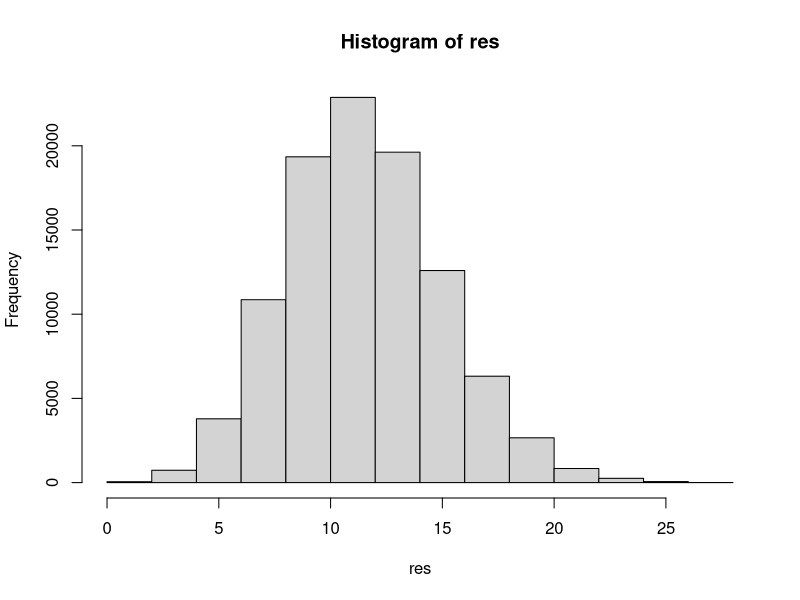
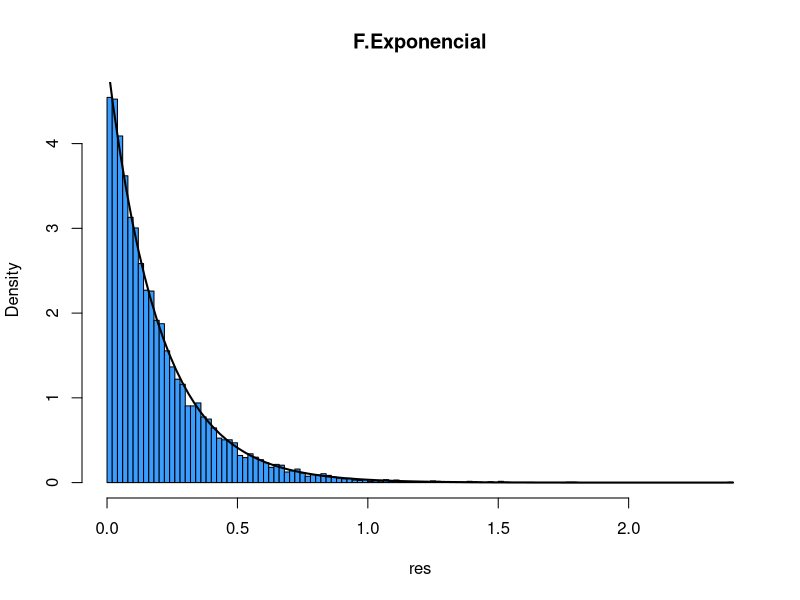
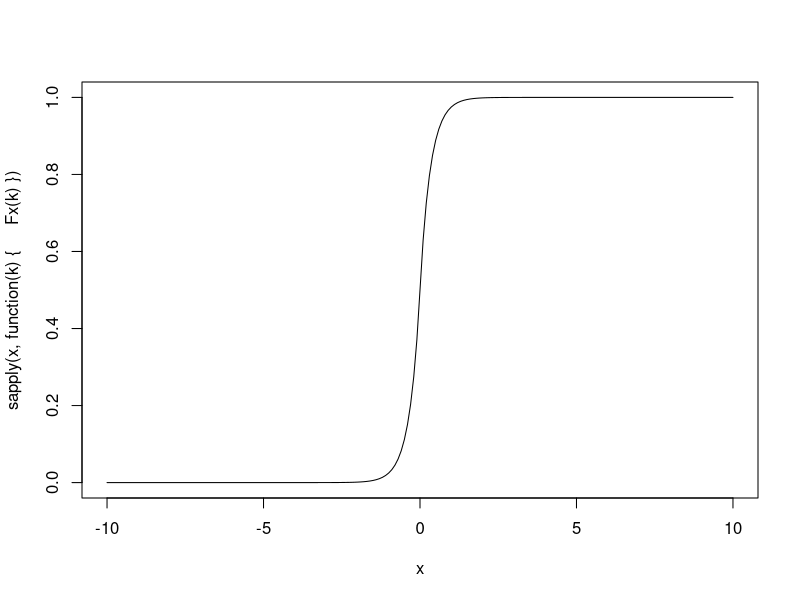
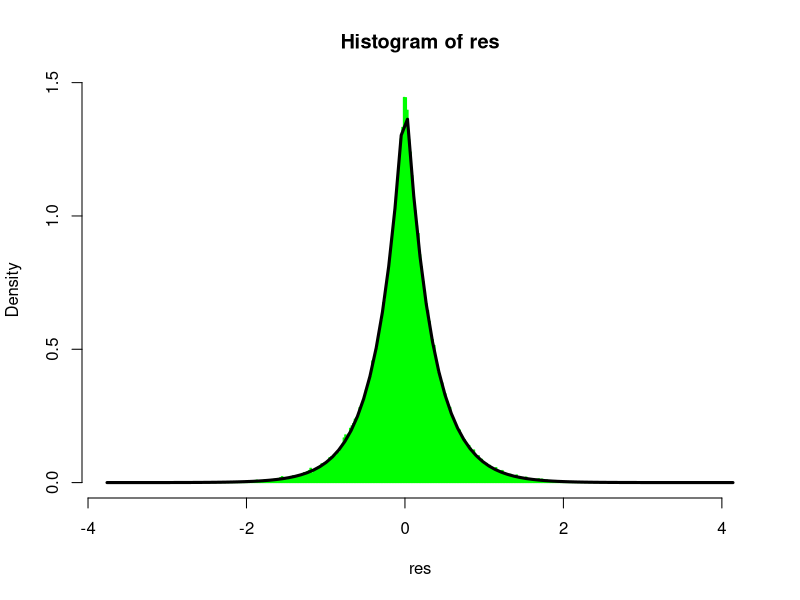

The R source for these figures, in order:
#generacion de v.a discretas

x_ran <- function(){
  p <- c(0.20, 0.15, 0.25, 0.40)
  pcum<-cumsum(p)
  U<- runif(1) #1 numero aleatroio entre 0 y 1
  if(U<pcum[1]){
    return(1)
  } else if (U<pcum[2]){
    return (2)
  }else if (U<pcum[3]){
    return (3)
  }else{
    return(4)
  }
}

res<-sapply(1: 100000, function(k){x_ran()})
res
table(res)/length(res) #frecuencia relativa:con qué frecuencia ocurre un valor en relación con el total de observaciones.

x_var<- function(p, x, n=1){
  return(as.numeric(as.character(cut(runif(n), breaks= c(0, cumsum(p)), labels=x))))
 
}
table(x_var(p=c(0.40, 0.25, 0.20, 0.15), x=c(4,3,2,1), n=1000000))#Usa table() para contar la frecuencia absoluta: # de veces que ocurre un valor 
#system.time(...) mide cuánto tiempo tarda en ejecutarse
system.time(sapply(1:1000000, function(k){x_ran()}))
system.time(x_var(p=c(0.10, 0.15, 0.25, 0.10, 0.40), x=c(-2, 2, 6, 10, 15), n=1000000))


#generacion de variables aleatorias Poisson
fun_poisson <- function(lambda){
  U<-runif(1)
  pk<- exp(-lambda)
  k<-0
  Fk<-0
  repeat{
    Fk<- Fk+pk
    if(U<Fk){
      return(k)
      break
    }
    k<-k+1
    pk<-(lambda/k)*pk
  
  }
}
res<-sapply(1:100000, function(k){fun_poisson(12)})
hist(res)
mean(res)

#Generacion de variables aleatorias binomial
fun_binomial<- function(n,p){
  U<- runif(1)
  pk <- (1-p)^n
  k<- Fk<- 0
  repeat{
    Fk<- Fk+pk
    if(U<Fk){
      return (k)
      break
    }
   
    pk<- ((n-k)/(k+1))*(p/(1-p))*pk
    k<- k+1
  }
}
table(sapply(1:100000, function(k){fun_binomial(16, 0.7)}))
mean(sapply(1:100000, function(k){fun_binomial(16, 0.7)}))
# implementar una funcion para simular una v.a. que provengan de una distribucion binomial negativa 

fun_binomial_negativa <- function(r, p){
  U <- runif(1)
  pk <- p^r
  k <- r
  Fk <- 0
  repeat{
    Fk <- Fk + pk
    if(U < Fk){
      return(k)
      break
    }
    pk <- (k*(1-p)/(k-r+1))*pk
    k <- k+1
  }
}

table(sapply(1:100000, function(k){fun_binomial_negativa(16, 0.7)}))
mean(sapply(1:100000, function(k){fun_binomial_negativa(16, 0.7)}))

#Metodo de aceptacion y rechazo
 Y<- c(1:10)
 p<- c(0.11, 0.12, 0.09, 0.08, 0.12, 0.10, 0.09,0.09, 0.10, 0.10)
 p<- c(0.20, 0.12, 0.09, 0.08, 0.12, 0.10, 0.09,0.09, 0.10, 0.01)
 sum(p)
fun_ar<- function(Y, p){
  q<-1/length(Y)
  c<- max(p/q)
  U1<- runif(1)
  Yr<- floor(length(Y)*U1)+1  #floor() redondea hacia abajo al entero más cercano 
  #Aceptacion y rechazo
  U2<- runif(1)
  #cat("Valor de Y:", Yr, "Razon:", p[Yr]/(c*q), "Aleatorio:", U2, "\n")
  if(U2<p[Yr]/(c*q)){
    Xr<- Yr # Aceptado
    return(c(Yr, Xr))
  } else {
    return(c(Yr, NA_integer_)) # Rechazado
  }
} 
#q facil de simular, q=0.10 cte para todos pues es tiene una distribucion uniforme discerta 
fun_ar(Y, p)

library(tidyverse)
res<-as.data.frame(t(sapply(1:100000, function(k){fun_ar(Y, p)})))
res %>% group_by(V1) %>% summarise(Conteo=n(), Rechazados=sum(is.na(V2))) %>%
  mutate(Porcentaje= Rechazados/Conteo, Teórico= 1-(p/(2*1/10)))
#1.2 0 2 es la probbailidad ,mas alta
table(res[! is.na(res)])/length(res[!is.na(res)])

length(res[is.na(res)])/length(res)# num de casos que se rechaza

#variables aleatorias exponenciales
#F(x)=1-exp(-lambda x)=u

fun_exp <- function (lambda){
  U<- runif(1)
  return((-1/lambda)*log(U))
}
res<-sapply(1:10000, function(k){fun_exp(lambda=5)})
hist(res, freq= FALSE, col="#389dff", breaks= "FD", main= "F.Exponencial")
# funcion de densidad
fx<- function(x){
  lambda<- 5
  return(lambda*exp(-lambda*x))
}
curve(fx, lwd=2, add=TRUE) #graficar una funcion en una curva, add es agregar la curva al grafico existente
 #Funcion de Distribucion de laplace
fx<- function(x){
  lambda<- 3
  return((lambda/2)*exp(-lambda*abs(x)))
}
Fx<- function(x){
  lambda<-3
  if(x<0){
    return(0.5*exp(lambda*x))
  }else{
    return(1-0.5*exp(-lambda*x))
  }
}
x<- seq(-10, 10, by =0.1)
plot(x, sapply(x, function(k){Fx(k)}), type= "l")

fun_laplace<- function(lambda){
  U<-runif(1)
  if(U<0.5){
    return((1/lambda)*log(2*U))
  }else{
    return((-1/lambda)*log(2*(1-U)))
  }
}
res<-sapply(1:120000, function(k){fun_laplace(3)})
hist(res, freq= FALSE, breaks= "FD", col="green", border= "green")
curve(fx, add= TRUE, lwd=3)
#El tiempo de reparacion de unas maquinas de escribir tiene una distribucion
#aproximadamente exponencial con media 22 minutos
#a) Estime la probabilidad de que el tiempo de reparacion sea menor 
#que diez minutos
lambda <- 1/22
res1 <- sapply(1:10000, function(k){fun_exp(lambda)})
length(res1[res1 < 10])/length(res1)

# Prob. Teórica
1 - exp(-10/22)

# b) El costo de reparacion es de 2000 dolares por cada media hora o fraccion
# Cual es la probabilidad de que una reparacion cueste 4000 dolares?

library(data.table)
T1 <- data.table(N = 1:10000, X = sapply(1:10000, function(k){fun_exp(lambda)}))
T1[, CostoReparacion := 2000*ceiling(X/30)]
T1[, list(Conteo = .N), by = CostoReparacion]

# Probabilidad estimada
1894/10000

# Prob. Teorica
# P(30 < X <= 60) = F(60) - F(30)
(1-exp(-60/22)) - (1-exp(-30/22))

# c) Para efectuar una programacion, ¿Cuanto tiempo se debe asignar a cada
# reparacion para que la probabilidad de que cualquier tiempo de reparacion
# mayor que el tiempo asignado sea solo del 10%?

